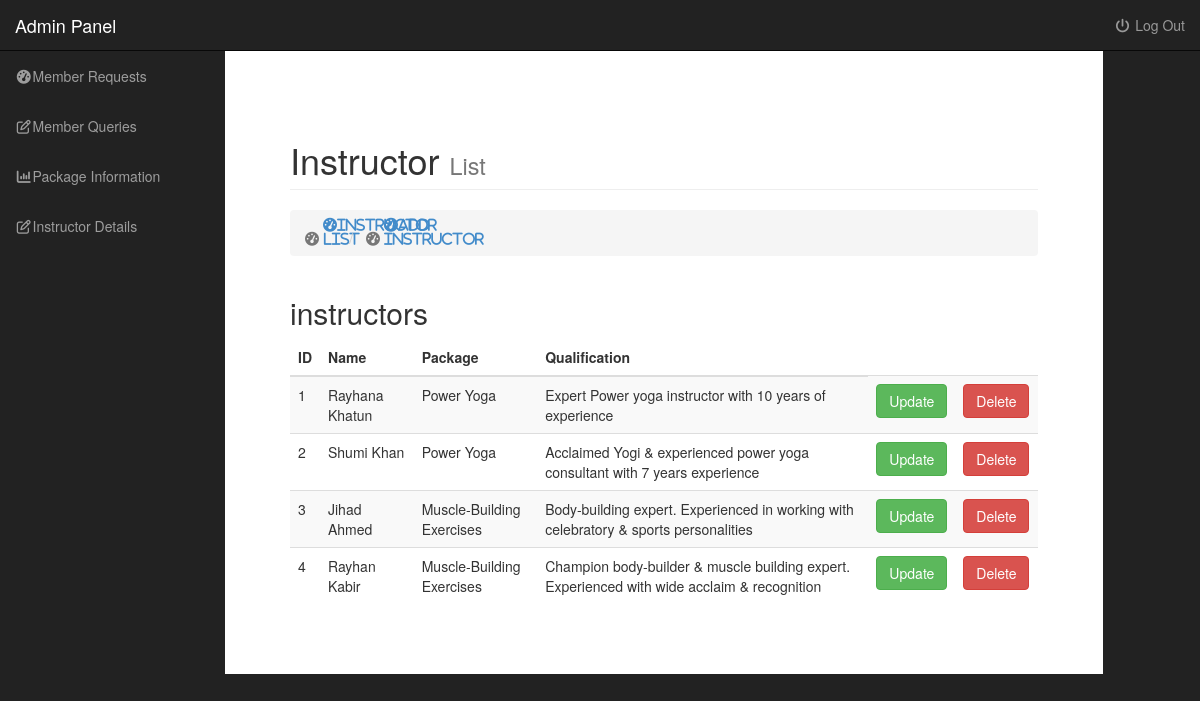
Page /Admin/viewInstructor.php (signed in) on the committed database.
### tables this page shows
CREATE TABLE IF NOT EXISTS `instructor` (
  `id` int(11) NOT NULL,
  `name` varchar(200) NOT NULL,
  `package_id` int(11) NOT NULL,
  `qualification` text NOT NULL
);

CREATE TABLE IF NOT EXISTS `package` (
  `id` int(11) NOT NULL,
  `name` varchar(255) NOT NULL,
  `description` varchar(1000) NOT NULL,
  `gender` varchar(255) NOT NULL,
  `schedule` varchar(255) NOT NULL,
  `fee` int(100) NOT NULL
);

### Admin/viewInstructor.php (the view, shortened to what this page needs)
<!DOCTYPE html>
<html lang="en">
<head>
    <link href="css/bootstrap.min.css" rel="stylesheet">
    <link href="css/sb-admin.css" rel="stylesheet">
    <link href="css/plugins/morris.css" rel="stylesheet">
    <link href="font-awesome-4.1.0/css/font-awesome.min.css" rel="stylesheet" type="text/css">
</head>
<body>
    <div id="wrapper">
		<?php include_once("include_templates/navigation.php"); ?>
		<div id="page-wrapper">
            <div class="container-fluid">
                <div class="row">
                    <div class="col-lg-12">
                        <h1 class="page-header">
                            Instructor
                            <small>List</small>
                        </h1>
                        <ol class="breadcrumb">
                            <li class="active">
                                <i class="fa fa-dashboard"></i>
                                <a href="#" class="fa fa-fw fa-dashboard">Instructor List</a>
                            </li>
                             <li class="active">
                                <i class="fa fa-dashboard"></i>
                                <a href="addInstructor.php" class="fa fa-fw fa-dashboard">Add Instructor</a>
                            </li>
                        </ol>
                    </div>
                </div>
        <div class="row">
            <div class="col-lg-12">
              <h2 class="sub-header"> instructors </h2>
			  <div class="table-responsive">
				<table class="table table-striped">
				  <thead>
					<tr>
					  <th>ID</th>
					  <th>Name</th>
                                          <th>Package</th>
                                          <th>Qualification</th>
					</tr>
				  </thead>
				  <tbody>
					<?php
					$sql = mysql_query("SELECT * FROM instructor ORDER BY id") OR DIE(mysql_error());
					$numberofrows = mysql_num_rows($sql);
					if($numberofrows > 0){
						while($row = mysql_fetch_array($sql)){
								$instructor_id = $row["id"];
                                                                $instructor_name = $row["name"];
                                                                $instructor_package=$row["package_id"];
								$instructor_qualification = $row["qualification"];
								?>
							<tr>
							  <td><?php echo $instructor_id; ?></td>
							  <td><?php echo $instructor_name  ?></td>
                                                          <td>
                                                                        <?php
                                                              $get_packages= "select * from package where id='$instructor_package' ";
                                                              $run_packages=  mysql_query($get_packages);
                                                              while ($package_row =  mysql_fetch_array($run_packages))
                                                              {
                                                                  $package_name = $package_row['name'];
                                                                  echo "$package_name";
                                                              }
                                                            ?>
                                                          </td>
							  <td><?php echo $instructor_qualification ?> </td>
                                                          <td><a href="updateInstructor.php?instructor_id=<?php echo $instructor_id ; ?>" class="btn btn-success">Update</a></td>
                                                          <td><a href="deleteInstructor.php?instructor_id=<?php echo $instructor_id ; ?>" class="btn btn-danger">Delete</a></td>
							</tr>
							<?php
						}
					}
					?>
				  </tbody>
				</table>
			  </div>
            </div>
        </div>
            </div>
        </div>
    </div>
</body>
</html>

### Admin/include_templates/navigation.php (shortened to what this page needs)
<nav class="navbar navbar-inverse navbar-fixed-top" role="navigation">
            <div class="navbar-header">
                <a class="navbar-brand" href="adminHome.php">Admin Panel</a>
            </div>
            <ul class="nav navbar-right top-nav">
                <li class="dropdown">
                             <a href="adminHome.php?q=logout"><i class="fa fa-fw fa-power-off"></i> Log Out</a>
                        </li>
                    </ul>
            <div class="collapse navbar-collapse navbar-ex1-collapse">
                <ul class="nav navbar-nav side-nav">
                    <li>
                        <a href="memberRequest.php"><i class="fa fa-fw fa-dashboard"></i>Member Requests</a>
                    </li>
                      <li>
                        <a href="pendingQuery.php"><i class="fa fa-fw fa-edit"></i>Member Queries</a>
                    </li>
                    <li>
                        <a href="viewPackage.php"><i class="fa fa-fw fa-bar-chart-o"></i>Package Information</a>
                    </li>
                     <li>
                        <a href="viewInstructor.php"><i class="fa fa-fw fa-edit"></i>Instructor Details</a>
                    </li>
                </ul>
            </div>
        </nav>

### Admin/css/sb-admin.css (style rules this page uses)
body { margin-top: 100px; background-color: #222; }
@media (min-width:768px) { body { margin-top: 50px; } }
#wrapper { padding-left: 0; }
#page-wrapper { width: 90%; padding: 0px;; background-color: #fff; }
@media (min-width:768px) { #wrapper { padding-left: 225px; } }
@media (min-width:768px) { #page-wrapper { padding: 50px; } }
.top-nav { padding: 0 15px; }
.top-nav>li { display: inline-block; float: left; }
.top-nav>li>a { padding-top: 15px; padding-bottom: 15px; line-height: 20px; color: #999; }
@media (min-width:768px) { .side-nav { position: fixed; top: 51px; left: 225px; width: 225px; margin-left: -225px; border: none; border-radius: 0; overflow-y: auto; background-color: #222; } }
@media (min-width:768px) { .side-nav>li>a { width: 225px; } }

### rows in the picture
instructor: id "1", name "Rayhana Khatun", qualification "Expert Power yoga instructor with 10 years of experience"
package: name "Power Yoga"
instructor: id "2", name "Shumi Khan", qualification "Acclaimed Yogi & experienced power yoga consultant with 7 years experience"
instructor: id "3", name "Jihad Ahmed", qualification "Body-building expert. Experienced in working with celebratory & sports personalities"
package: name "Muscle-Building Exercises"
instructor: id "4", name "Rayhan Kabir", qualification "Champion body-builder & muscle building expert. Experienced with wide acclaim & recognition"
